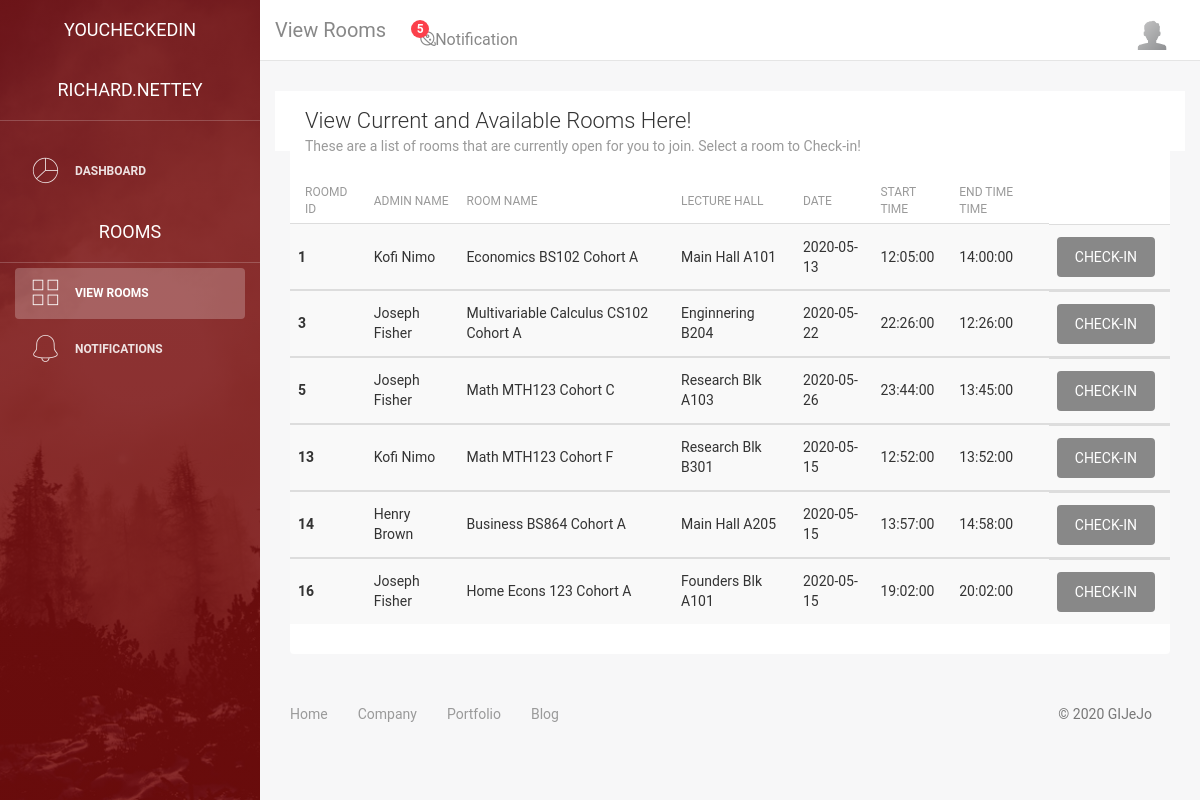
Screenshot of /view/user/viewroom.php (signed in) with the database file from the repository.
### tables this page shows
CREATE TABLE `rooms_youcheckedin` (
  `roomID` int(11) NOT NULL,
  `adminID` int(11) NOT NULL,
  `adminname` varchar(50) NOT NULL,
  `roomname` varchar(50) NOT NULL,
  `lecturehall` varchar(50) NOT NULL,
  `roomcapacity` int(255) NOT NULL,
  `roomdate` date NOT NULL,
  `starttime` time NOT NULL,
  `endtime` time NOT NULL
);

### controller/model/db_class.php (called while the page is built, shortened)
<?php
class db_connection
{
    public $db = null;
    public $results = null;
    function db_connect(){
        $this->db = mysqli_connect(SERVER, USERNAME, PASSWORD, DATABASE);
        if (mysqli_connect_errno()) {
            return false;
        }else{
            return true;
        }
    }
    function db_query($sqlQuery){
        $this->results = mysqli_query($this->db,$sqlQuery);
        if ($this->results == false) {
            return false;
        }else{
            return true;
        }
    }
    function db_fetch(){
        return mysqli_fetch_assoc($this->results);
    }
    public function read_rooms($filter=false){
        $queryString = "SELECT *FROM `rooms_youcheckedin`";
        return $this->db_query($queryString);
    }
}
?>

### view/user/viewroom.php (the view, shortened to what this page needs)
<?php
if(isset($_SESSION['user_id'])){
	$sessName = $_SESSION['username'];
}
else{
    header('Location: ../../index.php');
}
?>
<!DOCTYPE html>
<html lang="en">
<head>
    <link rel="stylesheet" href="https://maxcdn.bootstrapcdn.com/font-awesome/latest/css/font-awesome.min.css" />
    <link href="../css/bootstrap.min.css" rel="stylesheet" />
    <link href="../css/light-bootstrap-dashboard.css?v=2.0.0 " rel="stylesheet" />
</head>
<body>
    <div class="wrapper">
        <div class="sidebar" data-image="../img/sidebar-5.jpg">
            <div class="sidebar-wrapper">
                <div class="logo">
                    <a href=# class="simple-text">
                        YouCheckedIn <br><br> <?php echo $sessName;?>
                    </a>
                </div>
                <ul class="nav">
                    <li>
                        <a class="nav-link" href="dashboard.php">
                            <i class="nc-icon nc-chart-pie-35"></i>
                            <p>Dashboard</p>
                        </a>
                    </li>
                    <div class="logo">
                        <a href=# class="simple-text">
                            Rooms
                        </a>
                    </div>
                    <li class="nav-item active">
                        <a class="nav-link" href="./viewroom.php">
                            <i class="nc-icon nc-grid-45"></i>
                            <p>View Rooms</p>
                        </a>
                    </li>
                    <li>
                        <a class="nav-link" href="./notifications.php">
                            <i class="nc-icon nc-bell-55"></i>
                            <p>Notifications</p>
                        </a>
                    </li>
                </ul>
            </div>
        </div>
        <div class="main-panel">
            <nav class="navbar navbar-expand-lg " color-on-scroll="500">
                <div class="container-fluid">
                    <a class="navbar-brand" href="#"> View Rooms </a>
                    <div class="collapse navbar-collapse justify-content-end" id="navigation">
                        <ul class="nav navbar-nav mr-auto">
                            <li class="dropdown nav-item">
                                <a href="#" class="dropdown-toggle nav-link" data-toggle="dropdown">
                                    <i class="nc-icon nc-planet"></i>
                                    <span class="notification">5</span>
                                    <span class="d-lg-none">Notification</span>
                                </a>
                            </li>
                        </ul>
                        <ul class="nav navbar-right navbar-nav ml-auto">
                            <li class="nav-item dropdown">
                                <a class="nav-link dropdown-toggle" id="navbarDropdownMenuLink-55" data-toggle="dropdown" aria-haspopup="true" aria-expanded="true">
                                    <img src="../img/default-avatar.png" class="rounded-circle z-depth-3" alt="Display Image" style="width: 30px; height: 30px">
                                </a>
                            </li>
                        </ul>
                    </div>
                </div>
            </nav>
            <div class="content">
                <div class="container-fluid">
                    <div class="row">
                        <div class="col-md-12">
                            <div class="card strpied-tabled-with-hover">
                                <div class="card-header ">
                                    <h4 class="card-title">View Current and Available Rooms Here!</h4>
                                    <p class="card-category">These are a list of rooms that are currently open for you to join. Select a room to Check-in!</p>
                                </div>
                                <div class="card-body table-full-width table-responsive">
                                <?php
                                    require('../../controller/model/db_class.php');
                                    $viewRooms = new db_connection;
                                    $viewRooms->read_rooms();
                                    echo "<table class='table table-hover table-striped'>
                                            <thead class='black white-text'>
                                                <th>Roomd ID</th>
                                                <th>Admin Name</th>
                                                <th>Room Name</th>
                                                <th>Lecture Hall</th>
                                                <th>Date</th>
                                                <th>Start Time</th>
                                                <th>End Time Time</th>
                                            </thead>";
                                    while($row = $viewRooms->db_fetch()){
                                        $r_id = $row['roomID'];
                                        $adminNme = $row['adminname'];
                                        $r_name = $row["roomname"];
                                        $lhall = $row["lecturehall"];
                                        $r_date = $row['roomdate'];
                                        $strttime = $row['starttime'];
                                        $endtime = $row['endtime'];
                                        echo "
                                        <tbody>
                                            <tr>
                                                <th scope='row'>$r_id</th>
                                                <td>$adminNme</td>
                                                <td>$r_name</td>
                                                <td>$lhall</td>
                                                <td>$r_date</td>
                                                <td>$strttime</td>
                                                <td>$endtime</td>
                                                <td>
                                                <a href='../../controller/viewroomControl.php?checkin=$r_id'>
                                                <button class='btn btn-default btn-fill pull-right' name='createRoom'> CHECK-IN </button></a>
                                                </td>
                                            </tr>
                                        </tbody>";
                                    }
                                    echo "</table>";
                                    ?>
                                </div>
                            </div>
                        </div>
            <footer class="footer">
                <div class="container-fluid">
                    <nav>
                        <ul class="footer-menu">
                            <li>
                                <a href="#">
                                    Home
                                </a>
                            </li>
                            <li>
                                <a href="#">
                                    Company
                                </a>
                            </li>
                            <li>
                                <a href="#">
                                    Portfolio
                                </a>
                            </li>
                            <li>
                                <a href="#">
                                    Blog
                                </a>
                            </li>
                        </ul>
                        <p class="copyright text-center">
                            ©
                            GIJeJo
                        </p>
                    </nav>
                </div>
            </footer>
        </div>
    </div>
</body>
</html>

### rows the page displays
rooms_youcheckedin: roomID "1", adminname "Kofi Nimo", roomname "Economics BS102 Cohort A", lecturehall "Main Hall A101", roomdate "2020-05-13", starttime "12:05:00", endtime "14:00:00"
rooms_youcheckedin: roomID "3", adminname "Joseph Fisher", roomname "Multivariable Calculus CS102 Cohort A", lecturehall "Enginnering B204", roomdate "2020-05-22", starttime "22:26:00", endtime "12:26:00"
rooms_youcheckedin: roomID "5", adminname "Joseph Fisher", roomname "Math MTH123 Cohort C", lecturehall "Research Blk A103", roomdate "2020-05-26", starttime "23:44:00", endtime "13:45:00"
rooms_youcheckedin: roomID "13", adminname "Kofi Nimo", roomname "Math MTH123 Cohort F", lecturehall "Research Blk B301", roomdate "2020-05-15", starttime "12:52:00", endtime "13:52:00"
rooms_youcheckedin: roomID "14", adminname "Henry Brown", roomname "Business BS864 Cohort A", lecturehall "Main Hall A205", roomdate "2020-05-15", starttime "13:57:00", endtime "14:58:00"
rooms_youcheckedin: roomID "16", adminname "Joseph Fisher", roomname "Home Econs 123 Cohort A", lecturehall "Founders Blk A101", roomdate "2020-05-15", starttime "19:02:00", endtime "20:02:00"

### other values shown
$sessName "RICHARD.NETTEY"
